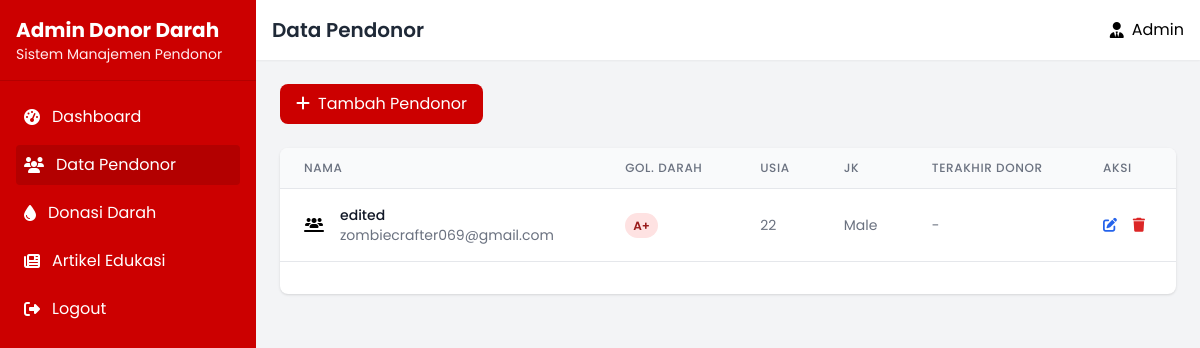
The app's page /admin/data_pendonor/index.php (signed in), older data.
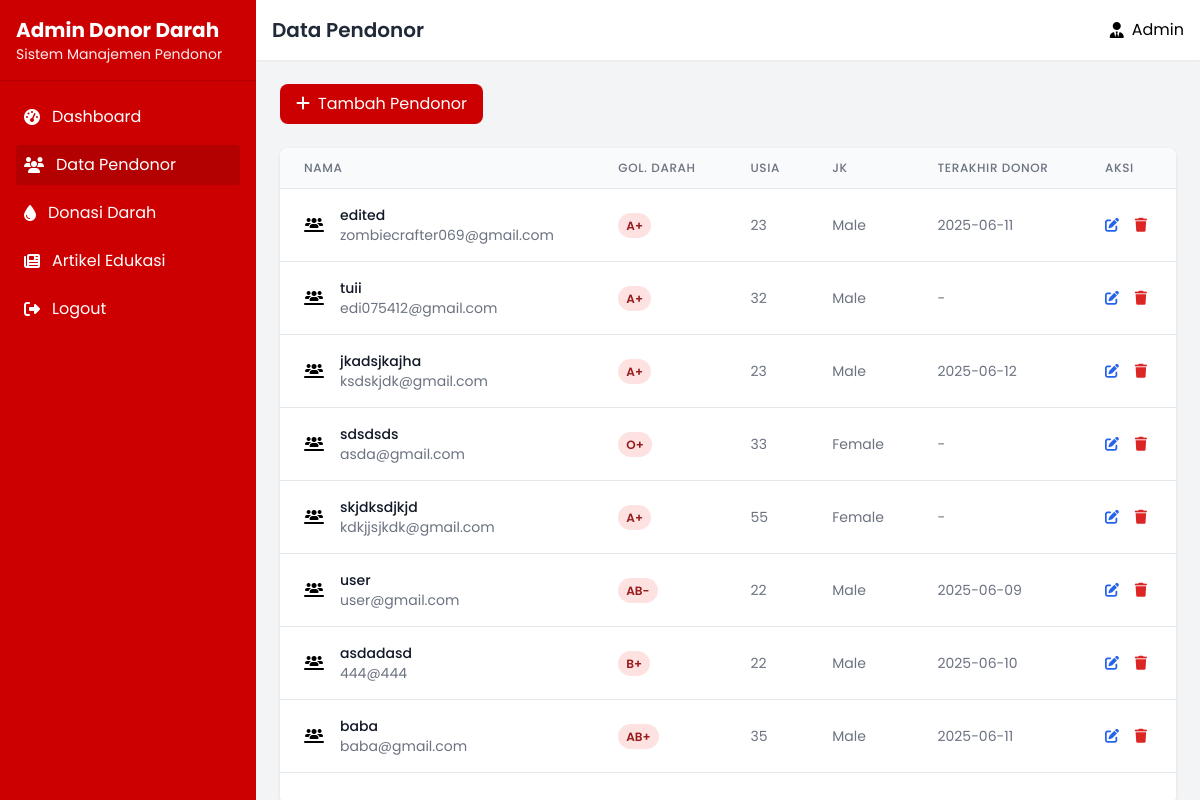
The same page, newer data.
### tables this page shows
CREATE TABLE IF NOT EXISTS `users` (
  `id` int NOT NULL AUTO_INCREMENT,
  `username` varchar(100) NOT NULL,
  `email` varchar(100) NOT NULL,
  `password` varchar(255) NOT NULL,
  `fullname` varchar(255) NOT NULL,
  `status` enum('active','inactive') NOT NULL DEFAULT 'active',
  `age` int NOT NULL,
  `phone` varchar(20) NOT NULL DEFAULT '',
  `address` text NOT NULL,
  `blood_type_id` int NOT NULL,
  `birth_date` date NOT NULL,
  `gender` enum('male','female') NOT NULL,
  `donation_history` enum('y','n') NOT NULL,
  `last_donation` date DEFAULT NULL,
  `created_at` timestamp NOT NULL DEFAULT CURRENT_TIMESTAMP,
  `updated_at` timestamp NOT NULL DEFAULT CURRENT_TIMESTAMP,
  PRIMARY KEY (`id`),
  UNIQUE KEY `username` (`username`),
  UNIQUE KEY `email` (`email`),
  KEY `blood_type` (`blood_type_id`),
  CONSTRAINT `blood_type` FOREIGN KEY (`blood_type_id`) REFERENCES `blood_types` (`id`)
);

CREATE TABLE IF NOT EXISTS `blood_types` (
  `id` int NOT NULL AUTO_INCREMENT,
  `type` varchar(2) NOT NULL,
  `rhesus` enum('-','+') NOT NULL,
  `created_at` timestamp NOT NULL DEFAULT CURRENT_TIMESTAMP,
  `updated_at` timestamp NOT NULL DEFAULT CURRENT_TIMESTAMP,
  PRIMARY KEY (`id`)
);

### admin/data_pendonor/index.php (the view, shortened to what this page needs)
<?php
require_once("../../db/config.php");
$blood_donors_query = "SELECT
users.*, blood_types.type, blood_types.rhesus
FROM users
LEFT JOIN blood_types ON users.blood_type_id = blood_types.id";
$blood_donors = $db->query($blood_donors_query)->fetch_all(MYSQLI_ASSOC);
?>
<!DOCTYPE html>
<html lang="id">
<head>
  <script src="https://cdn.tailwindcss.com"></script>
  <link rel="stylesheet" href="https://cdnjs.cloudflare.com/ajax/libs/font-awesome/6.0.0/css/all.min.css">
</head>
<body class="font-['Poppins'] bg-gray-100">
  <div class="flex h-screen">
    <div class="w-64 bg-blood text-white">
      <div class="p-4 border-b border-blood-dark">
        <h1 class="text-xl font-bold">Admin Donor Darah</h1>
        <p class="text-sm text-blood-light">Sistem Manajemen Pendonor</p>
      </div>
      <nav class="p-4">
        <ul class="space-y-2">
          <li>
            <a href="../index.php" class="flex items-center p-2 rounded hover:bg-blood-dark">
              <i class="fas fa-tachometer-alt mr-3"></i>
              Dashboard
            </a>
          </li>
          <li>
            <a href="index.php" class="flex items-center p-2 rounded bg-blood-dark">
              <i class="fas fa-users mr-3"></i>
              Data Pendonor
            </a>
          </li>
          <li>
            <a href="../donasi_darah/index.php" class="flex items-center p-2 rounded hover:bg-blood-dark">
              <i class="fa-solid fa-droplet mr-3"></i>
              Donasi Darah
            </a>
          </li>
          <li>
            <a href="../artikel/index.php" class="flex items-center p-2 rounded hover:bg-blood-dark">
              <i class="fa-solid fa-newspaper mr-3"></i>
              Artikel Edukasi
            </a>
          </li>
          <li>
            <a href="../../auth/logout.php" class="flex items-center p-2 rounded hover:bg-blood-dark">
              <i class="fa-solid fa-right-from-bracket mr-3"></i>
              Logout
            </a>
          </li>
        </ul>
      </nav>
    </div>
    <div class="flex-1 overflow-auto">
      <header class="bg-white shadow-sm">
        <div class="flex justify-between items-center p-4">
          <h2 class="text-xl font-semibold text-gray-800">Data Pendonor</h2>
          <div class="flex items-center space-x-4">
            <div class="flex items-center">
              <i class="fa-solid fa-user-tie"></i>
              <span class="ml-2">Admin</span>
            </div>
          </div>
        </div>
      </header>
      <main class="p-6">
        <div class="flex flex-col md:flex-row justify-between items-start md:items-center mb-6 gap-4">
          <div class="flex gap-3 w-full md:w-auto">
            <a href="tambah.php" class="px-4 py-2 bg-blood hover:bg-blood-dark text-white rounded-lg w-full md:w-auto">
              <i class="fas fa-plus mr-2"></i>Tambah Pendonor
            </a>
          </div>
        </div>
        <div class="bg-white rounded-lg shadow overflow-hidden">
          <div class="overflow-x-auto">
            <table class="min-w-full divide-y divide-gray-200">
              <thead class="bg-gray-50">
                <tr>
                  <th class="px-6 py-3 text-left text-xs font-medium text-gray-500 uppercase tracking-wider">Nama</th>
                  <th class="px-6 py-3 text-left text-xs font-medium text-gray-500 uppercase tracking-wider">Gol. Darah</th>
                  <th class="px-6 py-3 text-left text-xs font-medium text-gray-500 uppercase tracking-wider">Usia</th>
                  <th class="px-6 py-3 text-left text-xs font-medium text-gray-500 uppercase tracking-wider">JK</th>
                  <th class="px-6 py-3 text-left text-xs font-medium text-gray-500 uppercase tracking-wider">Terakhir Donor</th>
                  <th class="px-6 py-3 text-left text-xs font-medium text-gray-500 uppercase tracking-wider">Aksi</th>
                </tr>
              </thead>
              <tbody class="bg-white divide-y divide-gray-200">
                <?php foreach ($blood_donors as $donor): ?>
                  <tr>
                    <td class="px-6 py-4 whitespace-nowrap">
                      <div class="flex items-center">
                        <i class="fa-solid fa-users-line"></i>
                        <div class="ml-4">
                          <div class="text-sm font-medium text-gray-900"><?= $donor["fullname"] ?></div>
                          <div class="text-sm text-gray-500"><?= $donor["email"] ?></div>
                        </div>
                      </div>
                    </td>
                    <td class="px-6 py-4 whitespace-nowrap">
                      <span class="px-2 py-1 text-xs font-semibold rounded-full bg-red-100 text-red-800 uppercase"><?= $donor["type"] . $donor["rhesus"] ?></span>
                    </td>
                    <td class="px-6 py-4 whitespace-nowrap text-sm text-gray-500"><?= $donor["age"] ?></td>
                    <td class="px-6 py-4 whitespace-nowrap text-sm text-gray-500 capitalize"><?= $donor["gender"] ?></td>
                    <td class="px-6 py-4 whitespace-nowrap text-sm text-gray-500"><?= $donor["last_donation"] ?? "-" ?></td>
                    <td class="px-6 py-4 whitespace-nowrap text-sm font-medium">
                      <a href="edit.php?id=<?= $donor['username'] ?>" class="text-blue-600 hover:text-blue-900 mr-3"><i class="fas fa-edit"></i></a>
                      <button <?= 'onclick="deleteUser(' . $donor['id'] . ')"' ?> class="text-red-600 hover:text-red-900"><i class="fas fa-trash"></i></button>
                    </td>
                  </tr>
                <?php endforeach; ?>
              </tbody>
            </table>
          </div>
          <div class="px-6 py-4 border-t flex flex-col md:flex-row items-center justify-between">
          </div>
        </div>
    </div>
  </div>
</body>
</html>

Row changes from the older to the newer data that the page shows:
changed users "edited": age "22" → "23"; last_donation "-" → "2025-06-11"
added users: fullname "tuii", email "edi075412@gmail.com", blood_type.type "A", blood_type.rhesus "+", age "32", gender "Male", last_donation "-"
added users: fullname "jkadsjkajha", email "ksdskjdk@gmail.com", blood_type.type "A", blood_type.rhesus "+", age "23", gender "Male", last_donation "2025-06-12"
added users: fullname "sdsdsds", email "asda@gmail.com", blood_type.type "O", blood_type.rhesus "+", age "33", gender "Female", last_donation "-"
added users: fullname "skjdksdjkjd", email "kdkjjsjkdk@gmail.com", blood_type.type "A", blood_type.rhesus "+", age "55", gender "Female", last_donation "-"
added users: fullname "user", email "user@gmail.com", blood_type.type "AB", blood_type.rhesus "-", age "22", gender "Male", last_donation "2025-06-09"
added users: fullname "asdadasd", email "444@444", blood_type.type "B", blood_type.rhesus "+", age "22", gender "Male", last_donation "2025-06-10"
added users: fullname "baba", email "baba@gmail.com", blood_type.type "AB", blood_type.rhesus "+", age "35", gender "Male", last_donation "2025-06-11"
